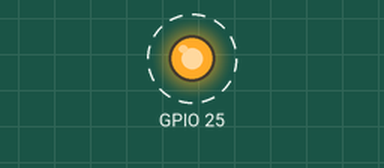
Bench run of a program on a simulated Raspberry Pi (BCM pin numbers). Parts: output pins drawn as LEDs (lit = HIGH). Dashed ring = blinking. At 10.0 s the program stops and its outputs stay as they are.

Above: at 0.05 s.
Timing chart, 0 to 3.0 s (numbered marks = the images above):
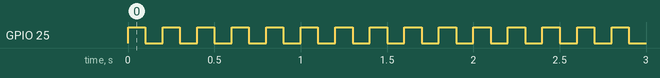

Measured:
- by itself, GPIO 25: alternates HIGH for 0.10 s and LOW for 0.10 s, 100 changes in all, then stays LOW

The program:

led.py
```python
import RPi.GPIO as GPIO
import time
GPIO.setmode(GPIO.BCM)
GPIO.setup(25,GPIO.OUT)
for i in range(50):
    GPIO.output(25,GPIO.HIGH)
    time.sleep(0.1)
    GPIO.output(25,GPIO.LOW)
    time.sleep(0.1)
GPIO.cleanup()
```
